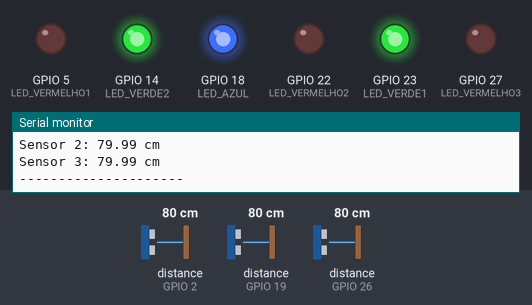
Bench run of a sketch on a simulated ESP32. Shown: output pins drawn as LEDs (lit = HIGH), the last lines printed to the serial monitor. Wiring (inferred from the names in the program): 3 × ultrasonic range finder: trigger GPIO 4, echo GPIO 2 / trigger GPIO 21, echo GPIO 19 / trigger GPIO 25, echo GPIO 26. The test bench sets the inputs (shaded band); at power-on: distance to the obstacle (sensors on GPIO 2, GPIO 19, GPIO 26) 80 cm. The echo pulse lasts 58.3 µs per cm; WiFi joins after 1.5 s; servers stay silent unless stated; no MQTT or app messages arrive unless stated; pins used as bus, display or sensor lines are not drawn.

Above: at 2.7 s.
2.8 s: distance to the obstacle (sensor on GPIO 2) set to 12 cm
4.3 s: distance to the obstacle (sensor on GPIO 2) set to 9 cm
At 5.1 s:
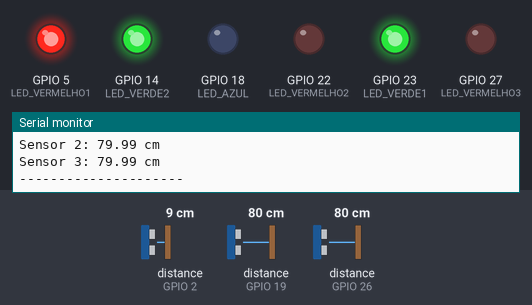
6.0 s: distance to the obstacle (sensor on GPIO 19) set to 12 cm
7.5 s: distance to the obstacle (sensor on GPIO 19) set to 9 cm
At 8.6 s:
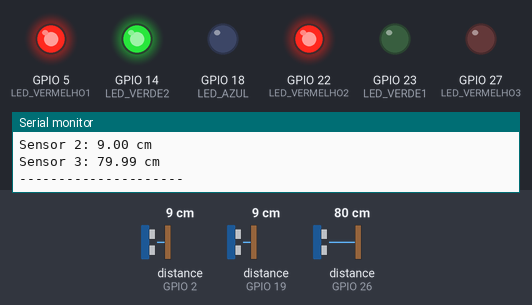
9.2 s: distance to the obstacle (sensor on GPIO 26) set to 12 cm
10.7 s: distance to the obstacle (sensor on GPIO 26) set to 9 cm
At 11.9 s:
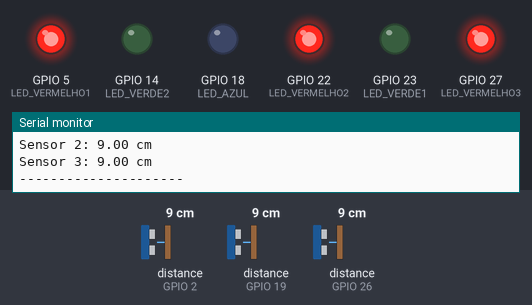
Timing chart, 0 to 13.3 s (numbered marks = the images above; inputs shaded):
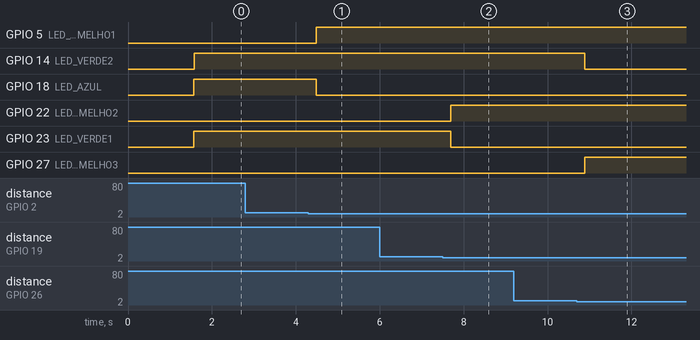

Measured:
- the behaviour switches between 11 and 10 cm on distance to the obstacle (sensor on GPIO 2) (found by bisection; images 0 and 1)
- the behaviour switches between 11 and 10 cm on distance to the obstacle (sensor on GPIO 19) (found by bisection; images 1 and 2)
- the behaviour switches between 11 and 10 cm on distance to the obstacle (sensor on GPIO 26) (found by bisection; images 2 and 3)
- after the input at 4.3 s, GPIO 5 (LED_VERMELHO1): LOW → HIGH after 0.19 s; GPIO 18 (LED_AZUL): HIGH → LOW after 0.19 s
- after the input at 7.5 s, GPIO 22 (LED_VERMELHO2): LOW → HIGH after 0.19 s; GPIO 23 (LED_VERDE1): HIGH → LOW after 0.19 s
- after the input at 10.7 s, GPIO 14 (LED_VERDE2): HIGH → LOW after 0.18 s; GPIO 27 (LED_VERMELHO3): LOW → HIGH after 0.18 s

The sketch:

codigo7.ino
```cpp
//---Codigo 7: atualização do codigo 6 com 3 sensores---//
#include <WiFi.h>
#include <PubSubClient.h>
#include <WebServer.h>*/

//----------- WIFI ------------
const char* ssid = "UAI-FAI";
const char* password = "posi0586";

//----------- MQTT ------------
const char* mqtt_server = "test.mosquitto.org";

WiFiClient espClient;
PubSubClient client(espClient);

//----------- WEB SERVER -----------
WebServer server(80);

//------------ SENSOR 1 ------------------
const int TRIG1 = 4;
const int ECHO1 = 2;
const int LED_VERMELHO1 = 5;
const int LED_AZUL   = 18;

//------------ SENSOR 2 ------------------
const int TRIG2 = 21;
const int ECHO2 = 19;
const int LED_VERMELHO2 = 22;
const int LED_VERDE1   = 23;

//------------ SENSOR 3 ------------------
const int TRIG3 = 25;
const int ECHO3 = 26;
const int LED_VERMELHO3 = 27;
const int LED_VERDE2   = 14;


//------ funções ----------
void setup_wifi() {
  Serial.println();
  Serial.print("Conectando ao WiFi: ");
  Serial.println(ssid);

  WiFi.begin(ssid, password);

  while (WiFi.status() != WL_CONNECTED) {
    delay(500);
    Serial.print(".");
  }

  Serial.println(" ");
  Serial.println("WiFi conectado!");
  Serial.print("IP da ESP32: ");
  Serial.println(WiFi.localIP());
}

//---------- Página Web ----------
void handleRoot() {
  String html = "<html><body>";
  html += "<h1>RafaPark Dashboard</h1>";
  html += "<p>MQTT Status: " + String(client.connected() ? "CONECTADO" : "DESCONECTADO") + "</p>";
  html += "</body></html>";

  server.send(200, "text/html", html);
}

void reconnect() {
  while (!client.connected()) {
    Serial.print("Conectando ao MQTT... ");
    if (client.connect("RafaParkESP32")) {
      Serial.println("Conectado!");
    } else {
      Serial.print("Falhou (");
      Serial.print(client.state());
      Serial.println("). Tentando de novo em 2s...");
      delay(2000);
    }
  }
}

float medirDistancia(int trig, int echo) {
  digitalWrite(trig, LOW);
  delayMicroseconds(2);
  digitalWrite(trig, HIGH);
  delayMicroseconds(10);
  digitalWrite(trig, LOW);

  long duracao = pulseIn(echo, HIGH);
  float distancia = (duracao * 0.0343) / 2;
  return distancia;
}

//---------- SETUP ----------
void setup() {
  Serial.begin(9600);

  setup_wifi();
  client.setServer(mqtt_server, 1883);

  server.on("/", handleRoot);
  server.begin();

  //Sensor 1
  pinMode(TRIG1, OUTPUT);
  pinMode(ECHO1, INPUT);
  pinMode(LED_VERMELHO1, OUTPUT);
  pinMode(LED_AZUL, OUTPUT);

  //Sensor 2
  pinMode(TRIG2, OUTPUT);
  pinMode(ECHO2, INPUT);
  pinMode(LED_VERMELHO2, OUTPUT);
  pinMode(LED_VERDE1, OUTPUT);

  //Sensor 3
  pinMode(TRIG3, OUTPUT);
  pinMode(ECHO3, INPUT);
  pinMode(LED_VERMELHO3, OUTPUT);
  pinMode(LED_VERDE2, OUTPUT);
}

//---------- LOOP ----------
void loop() {
  server.handleClient();

  if (!client.connected()) {
    reconnect();
  }
  client.loop();

  //---- Sensor 1 ----
  float dist1 = medirDistancia(TRIG1, ECHO1);
  bool vaga1 = (dist1 <= 10 && dist1 > 0);

  Serial.print("Sensor 1: ");
  Serial.print(dist1);
  Serial.println(" cm");

  digitalWrite(LED_VERMELHO1, vaga1 ? HIGH : LOW);
  digitalWrite(LED_AZUL, vaga1 ? LOW : HIGH);

  client.publish("rafapark/vaga1", vaga1 ? "1" : "0");

  //---- Sensor 2 ----
  float dist2 = medirDistancia(TRIG2, ECHO2);
  bool vaga2 = (dist2 <= 10 && dist2 > 0);

  Serial.print("Sensor 2: ");
  Serial.print(dist2);
  Serial.println(" cm");

  digitalWrite(LED_VERMELHO2, vaga2 ? HIGH : LOW);
  digitalWrite(LED_VERDE1, vaga2 ? LOW : HIGH);

  client.publish("rafapark/vaga2", vaga2 ? "1" : "0");

  //---- Sensor 3 ----
  float dist3 = medirDistancia(TRIG3, ECHO3);
  bool vaga3 = (dist3 <= 10 && dist3 > 0);

  Serial.print("Sensor 3: ");
  Serial.print(dist3);
  Serial.println(" cm");

  digitalWrite(LED_VERMELHO3, vaga3 ? HIGH : LOW);
  digitalWrite(LED_VERDE2, vaga3 ? LOW : HIGH);

  client.publish("rafapark/vaga3", vaga3 ? "1" : "0");

  Serial.println("---------------------");
  delay(300);
}
```
